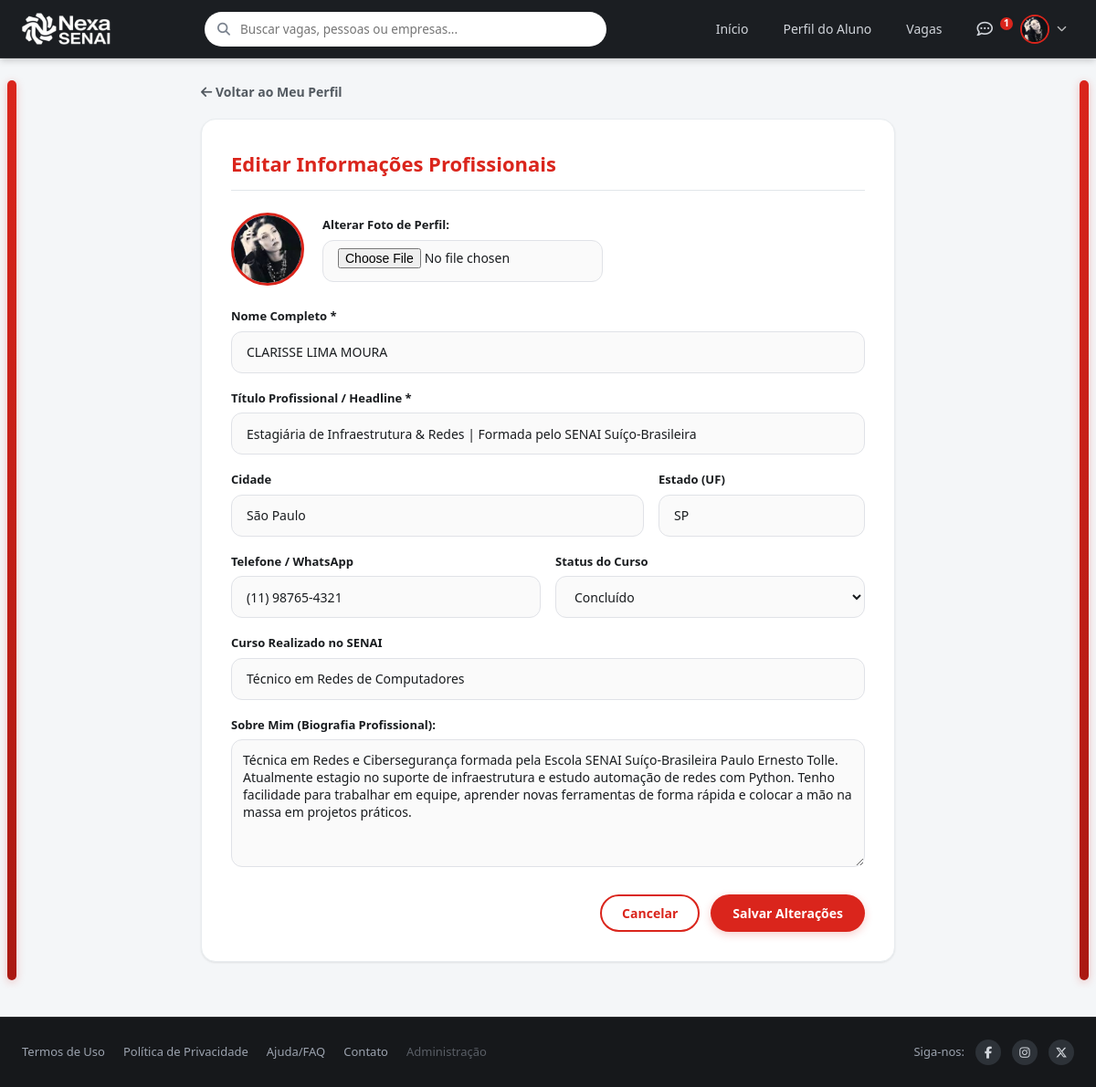
/perfil/aluno/editar (signed in), run on the app's committed database.
### models.py (models this page shows, shortened)
class User(db.Model):
    __tablename__ = 'users'
    id = db.Column(db.Integer, primary_key=True)
    role = db.Column(db.String(20), nullable=False)  # 'aluno', 'empresa', 'admin'
    email = db.Column(db.String(120), unique=True, nullable=False, index=True)
    password_hash = db.Column(db.String(255), nullable=False)
    is_active = db.Column(db.Boolean, default=True, nullable=False)
    created_at = db.Column(db.DateTime, default=datetime.utcnow)
    student_profile = db.relationship('StudentProfile', backref='user', uselist=False, cascade='all, delete-orphan')
    company_profile = db.relationship('CompanyProfile', backref='user', uselist=False, cascade='all, delete-orphan')
    posts = db.relationship('Post', backref='author', lazy='dynamic', cascade='all, delete-orphan')
    comments = db.relationship('Comment', backref='author', lazy='dynamic', cascade='all, delete-orphan')
    likes = db.relationship('Like', backref='user', lazy='dynamic', cascade='all, delete-orphan')
    sent_messages = db.relationship('Message', foreign_keys='Message.sender_id', backref='sender', lazy='dynamic')
    received_messages = db.relationship('Message', foreign_keys='Message.receiver_id', backref='receiver', lazy='dynamic')
    notifications = db.relationship('Notification', backref='user', lazy='dynamic', cascade='all, delete-orphan')
    @property
    def display_name(self):
        if self.role == 'aluno' and self.student_profile:
            return self.student_profile.full_name
        if self.role == 'empresa' and self.company_profile:
            return self.company_profile.name
        return self.email.split('@')[0].capitalize()
    @property
    def avatar(self):
        if self.role == 'aluno' and self.student_profile and self.student_profile.avatar_url:
            return self.student_profile.avatar_url
        if self.role == 'empresa' and self.company_profile and self.company_profile.logo_url:
            return self.company_profile.logo_url
        return '/static/images/default_avatar.png'

class StudentProfile(db.Model):
    __tablename__ = 'student_profiles'
    id = db.Column(db.Integer, primary_key=True)
    user_id = db.Column(db.Integer, db.ForeignKey('users.id', ondelete='CASCADE'), unique=True, nullable=False)
    full_name = db.Column(db.String(150), nullable=False)
    cpf = db.Column(db.String(14), unique=True, nullable=False, index=True)
    birth_date = db.Column(db.String(20), nullable=True)
    phone = db.Column(db.String(30), nullable=True)
    city = db.Column(db.String(100), default='São Paulo')
    state = db.Column(db.String(10), default='SP')
    senai_course = db.Column(db.String(150), default='Técnico em Desenvolvimento de Sistemas')
    course_status = db.Column(db.String(30), default='Em andamento')  # 'Em andamento', 'Concluído'
    professional_area = db.Column(db.String(100), default='Desenvolvimento de software')
    headline = db.Column(db.String(200), default='Estudante SENAI em busca de novos desafios')
    about_me = db.Column(db.Text, nullable=True)
    avatar_url = db.Column(db.String(300), default='/static/images/default_student.png')
    banner_url = db.Column(db.String(300), default='/static/images/default_banner.jpg')
    connections_count = db.Column(db.Integer, default=0)
    skills = db.relationship('Skill', backref='student', lazy='dynamic', cascade='all, delete-orphan')
    experiences = db.relationship('Experience', backref='student', lazy='dynamic', cascade='all, delete-orphan', order_by='Experience.id.desc()')
    educations = db.relationship('Education', backref='student', lazy='dynamic', cascade='all, delete-orphan')
    projects = db.relationship('Project', backref='student', lazy='dynamic', cascade='all, delete-orphan')
    certificates = db.relationship('Certificate', backref='student', lazy='dynamic', cascade='all, delete-orphan')
    applications = db.relationship('Application', backref='student', lazy='dynamic', cascade='all, delete-orphan')
    saved_jobs = db.relationship('SavedJob', backref='student', lazy='dynamic', cascade='all, delete-orphan')

### routes/profile.py (the view, shortened to what this page needs)
@profile_bp.route('/perfil/aluno/editar', methods=['GET', 'POST'])
@login_required
def edit_student_profile():
    user = g.current_user
    if user.role != 'aluno' or not user.student_profile:
        flash('Acesso negado. Apenas o aluno proprietário pode editar seu perfil.', 'danger')
        return redirect(url_for('main.feed'))
    student = user.student_profile
    return render_template('edit_student_profile.html', student=student)

### auth.py (called while the page is built)
def login_required(f):
    @wraps(f)
    def decorated_function(*args, **kwargs):
        if 'user_id' not in session:
            flash('Por favor, faça login para acessar esta página.', 'warning')
            return redirect(url_for('auth.login', next=request.url))
        return f(*args, **kwargs)
    return decorated_function

### templates/edit_student_profile.html (shortened to what this page needs)
{% extends 'base.html' %}
{% block content %}
<div style="max-width: 760px; margin: 0 auto;">
  <div style="margin-bottom: 18px;">
    <a href="{{ url_for('profile.student_profile', student_id=student.id) }}" style="color: var(--text-secondary); font-size: 14px; font-weight: 600;">
      <i class="fas fa-arrow-left"></i> Voltar ao Meu Perfil
    </a>
  </div>
  <div class="nexa-card" style="padding: 32px;">
    <h2 style="font-size: 22px; font-weight: 800; color: var(--senai-red); margin-bottom: 24px; padding-bottom: 12px; border-bottom: 1px solid var(--border-light);">
      Editar Informações Profissionais
    </h2>
    <form action="{{ url_for('profile.edit_student_profile') }}" method="POST" enctype="multipart/form-data">
      <div style="display: flex; align-items: center; gap: 20px; margin-bottom: 24px;">
        <img src="{{ student.avatar_url }}" alt="{{ student.full_name }}" style="width: 80px; height: 80px; border-radius: 50%; object-fit: cover; border: 3px solid var(--senai-red);">
        <div>
          <label class="auth-input-label">Alterar Foto de Perfil:</label>
          <input type="file" name="avatar" accept="image/*" class="auth-input-field" style="padding-top: 8px;">
        </div>
      </div>
      <div class="auth-input-group">
        <label class="auth-input-label">Nome Completo *</label>
        <input type="text" name="full_name" class="auth-input-field" value="{{ student.full_name }}" required>
      </div>
      <div class="auth-input-group">
        <label class="auth-input-label">Título Profissional / Headline *</label>
        <input type="text" name="headline" class="auth-input-field" value="{{ student.headline }}" placeholder="Ex: Estagiário de Automação Industrial | Aluno SENAI" required>
      </div>
      <div style="display: grid; grid-template-columns: 2fr 1fr; gap: 16px;">
        <div class="auth-input-group">
          <label class="auth-input-label">Cidade</label>
          <input type="text" name="city" class="auth-input-field" value="{{ student.city }}">
        </div>
        <div class="auth-input-group">
          <label class="auth-input-label">Estado (UF)</label>
          <input type="text" name="state" class="auth-input-field" value="{{ student.state }}" maxlength="2">
        </div>
      </div>
      <div style="display: grid; grid-template-columns: 1fr 1fr; gap: 16px;">
        <div class="auth-input-group">
          <label class="auth-input-label">Telefone / WhatsApp</label>
          <input type="text" name="phone" class="auth-input-field" data-mask="phone" value="{{ student.phone or '' }}" placeholder="(00) 00000-0000">
        </div>
        <div class="auth-input-group">
          <label class="auth-input-label">Status do Curso</label>
          <select name="course_status" class="auth-input-field">
            <option value="Concluído" {% if student.course_status == 'Concluído' %}selected{% endif %}>Concluído</option>
          </select>
        </div>
      </div>
      <div class="auth-input-group">
        <label class="auth-input-label">Curso Realizado no SENAI</label>
        <input type="text" name="senai_course" class="auth-input-field" value="{{ student.senai_course }}">
      </div>
      <div class="auth-input-group">
        <label class="auth-input-label">Sobre Mim (Biografia Profissional):</label>
        <textarea name="about_me" rows="6" class="auth-input-field" style="height: auto; padding: 12px;">{{ student.about_me or '' }}</textarea>
      </div>
      <div style="display: flex; justify-content: flex-end; gap: 12px; margin-top: 24px;">
        <a href="{{ url_for('profile.student_profile', student_id=student.id) }}" class="btn-senai-outline">Cancelar</a>
        <button type="submit" class="btn-senai">Salvar Alterações</button>
      </div>
    </form>
  </div>
</div>
{% endblock %}

### templates/base.html (shortened to what this page needs)
<!DOCTYPE html>
<html lang="pt-BR">
<head>
  <link rel="stylesheet" href="https://cdnjs.cloudflare.com/ajax/libs/font-awesome/6.5.1/css/all.min.css">
  <link rel="stylesheet" href="{{ url_for('static', filename='css/style.css') }}">
  <link rel="stylesheet" href="{{ url_for('static', filename='css/responsive.css') }}">
</head>
<body>
  <nav class="nexa-navbar">
    <div class="navbar-inner">
      <a href="{{ url_for('main.feed') }}" class="nav-brand" title="Nexa SENAI - Início">
        <img src="{{ url_for('static', filename='images/logo_nexa_white.png') }}" alt="Nexa SENAI" class="brand-logo-img">
      </a>
      <div class="nav-search">
        <form action="{{ url_for('main.search') }}" method="GET" class="search-input-wrapper">
          <i class="fas fa-search"></i>
          <input type="text" name="q" class="nav-search-input" placeholder="Buscar vagas, pessoas ou empresas..." value="{{ request.args.get('q', '') }}">
        </form>
      </div>
      <ul class="nav-links">
        <li>
          <a href="{{ url_for('main.feed') }}" class="nav-item-link {% if request.endpoint == 'main.feed' %}active{% endif %}">
            Início
          </a>
        </li>
        {% if current_user %}
          {% if current_user.role == 'aluno' %}
            <li>
              <a href="{{ url_for('profile.my_student_profile') }}" class="nav-item-link {% if 'profile.student' in (request.endpoint or '') %}active{% endif %}">
                Perfil do Aluno
              </a>
            </li>
          {% elif current_user.role == 'empresa' %}
            <li>
              <a href="{{ url_for('company.my_company_profile') }}" class="nav-item-link {% if 'company.' in (request.endpoint or '') and 'candidates' not in (request.endpoint or '') %}active{% endif %}">
                Perfil da Empresa
              </a>
            </li>
          {% elif current_user.role == 'admin' %}
            <li>
              <a href="{{ url_for('admin.dashboard') }}" class="nav-item-link {% if 'admin.' in (request.endpoint or '') %}active{% endif %}">
                Painel Admin
              </a>
            </li>
          {% endif %}
        {% endif %}
        <li>
          <a href="{{ url_for('jobs.list_jobs') }}" class="nav-item-link {% if request.endpoint == 'jobs.list_jobs' %}active{% endif %}">
            Vagas
          </a>
        </li>
        {% if current_user %}
          <li>
            <a href="{{ url_for('messages.inbox') }}" class="nav-item-link nav-badge-icon" title="Mensagens">
              {% if unread_msgs_count > 0 %}
                <span class="badge-count">{{ unread_msgs_count }}</span>
              {% endif %}
            </a>
          </li>
          <li class="nav-user-dropdown">
            <button class="user-profile-btn" type="button">
              <img src="{{ current_user.avatar }}" alt="{{ current_user.display_name }}" class="nav-avatar-mini">
              <i class="fas fa-chevron-down" style="font-size: 11px; opacity: 0.7;"></i>
            </button>
          </li>
        {% else %}
          <li>
            <a href="{{ url_for('auth.login') }}" class="btn-senai btn-sm">
              <i class="fas fa-sign-in-alt"></i> Entrar
            </a>
          </li>
        {% endif %}
      </ul>
    </div>
  </nav>
  <div class="nexa-layout-container">
    <div class="red-flank-bar left"></div>
    <main class="main-stage-wrapper">
      {% block content %}{% endblock %}
    </main>
    <div class="red-flank-bar right"></div>
  </div>
  <footer class="nexa-footer">
    <div class="footer-inner">
      <ul class="footer-links-list">
        <li><a href="#" class="footer-link">Termos de Uso</a></li>
        <li><a href="#" class="footer-link">Política de Privacidade</a></li>
        <li><a href="#" class="footer-link">Ajuda/FAQ</a></li>
        <li><a href="#" class="footer-link">Contato</a></li>
        {% if not current_user or current_user.role != 'admin' %}
          <li><a href="{{ url_for('auth.login', tab='admin') }}" class="footer-link" style="opacity: 0.5;">Administração</a></li>
        {% endif %}
      </ul>
      <div class="footer-social-block">
        <span>Siga-nos:</span>
        <a href="https://facebook.com" target="_blank" class="footer-social-icon" title="Facebook">
          <i class="fab fa-facebook-f"></i>
        </a>
        <a href="https://instagram.com" target="_blank" class="footer-social-icon" title="Instagram">
          <i class="fab fa-instagram"></i>
        </a>
        <a href="https://twitter.com" target="_blank" class="footer-social-icon" title="X (Twitter)">
          <i class="fab fa-x-twitter"></i>
        </a>
      </div>
    </div>
  </footer>
</body>
</html>

### static/css/responsive.css (style rules this page uses)
@media (max-width: 1200px) { .red-flank-bar { width: 10px; } }
@media (max-width: 1200px) { .red-flank-bar.left { left: 8px; } }
@media (max-width: 1200px) { .red-flank-bar.right { right: 8px; } }
@media (max-width: 1200px) { .main-stage-wrapper { padding: 0 20px; } }

### data on the page
User: avatar (picture)
StudentProfile: avatar_url (picture), full_name "CLARISSE LIMA MOURA", headline "Estagiária de Infraestrutura & Redes | Formada pelo SENAI Suíço-Brasileira", city "São Paulo", state "SP", phone "(11) 98765-4321", course_status "Concluído", senai_course "Técnico em Redes de Computadores", about_me "Técnica em Redes e Cibersegurança formada pela Escola SENAI Suíço-Brasileira Paulo Ernesto Tolle. Atualmente estagio no suporte de infraestrutura e estudo automação de redes com Python. Tenho facilidade para trabalhar em equipe, aprender novas ferramentas de forma rápida e colocar a mão na massa em projetos práticos."

### other printed values
{{ unread_msgs_count }} "1"
